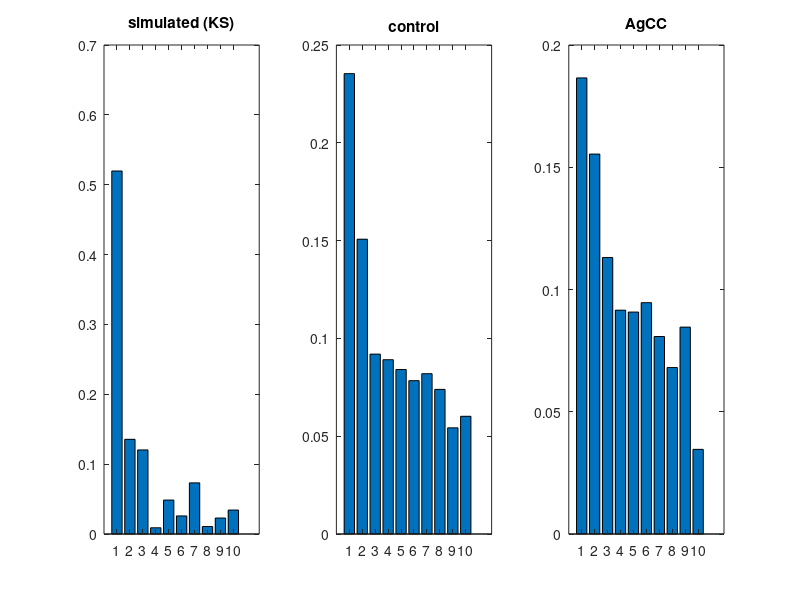
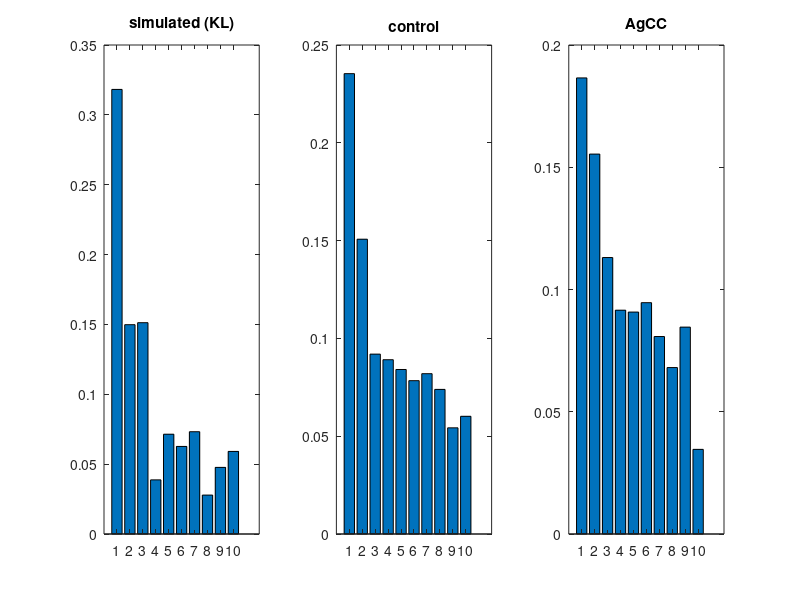
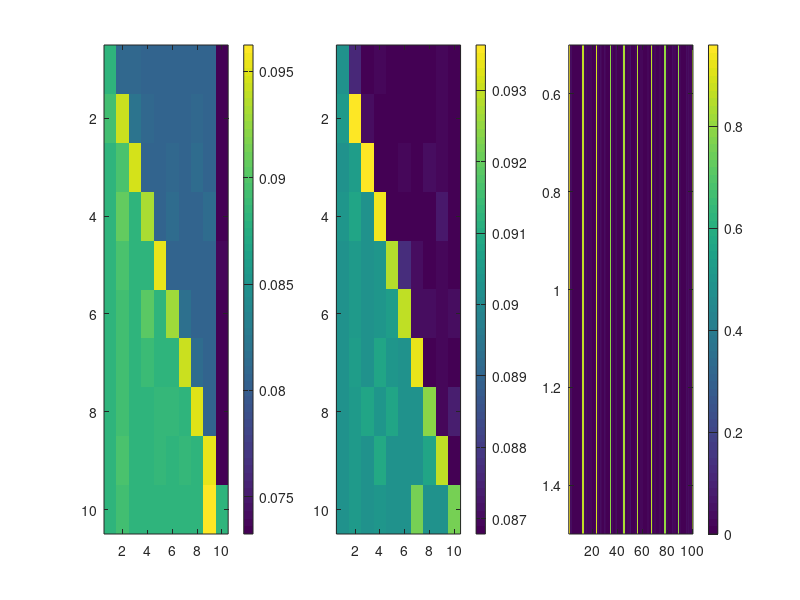

Recreate these plots in MATLAB, in order.
clear all;
load meanSC_56HC_Desikan.mat;
C=meanSC;

% remove the areas with timecourses at zero from the SC matrix
load areas_zero.mat
C(areas_zero,:) = [];
C(:,areas_zero) = [];

load  optimizedhopfawake_56HC.mat;
load empiricalLEiDA.mat P1emp P2emp PTR1emp PTR2emp;

% Optimal G for KL
[M,I] = min(klpstates);
we_optim_kl = WE(I);

% Optimal G for KS
[M1,I1] = min(ksdist);
we_optim_ks = WE(I1);

%% plot PMS, simulated and empirical

% optimizing on KS 
pms = Pstatessimul(I1,:);
figure
subplot(1,3,1)
bar(pms)
title('simulated (KS)')
subplot(1,3,2)
mean_pms_control = mean(P2emp,1);
bar(mean_pms_control)
title('control')
subplot(1,3,3)
mean_pms_agCC = mean(P1emp,1);
bar(mean_pms_agCC)
title('AgCC')


% optimizing on KL
pms = Pstatessimul(I,:);
figure
subplot(1,3,1)
bar(pms)
title('simulated (KL)')
subplot(1,3,2)
mean_pms_emp = mean(P2emp,1);
bar(mean_pms_emp)
title('control')
subplot(1,3,3)
mean_pms_agCC = mean(P1emp,1);
bar(mean_pms_agCC)
title('AgCC')


%% t_test to assess significance of difference between PMS

[H_control,P_control, CI_control, STATS_control] = ttest2(Pstatessimul(I,:).*ones(28,1), P2emp);
[H_agcc, P_agcc, CI_agcc, STATS_agcc] = ttest2(Pstatessimul(I,:).*ones(13,1),P1emp);

%%
figure
subplot(1,3,1)
imagesc(PTR1emp)
colorbar
subplot(1,3,2)
imagesc(PTR2emp)
colorbar
subplot(1,3,3)
imagesc(squeeze(PTRsimul(I,:)));
colorbar
